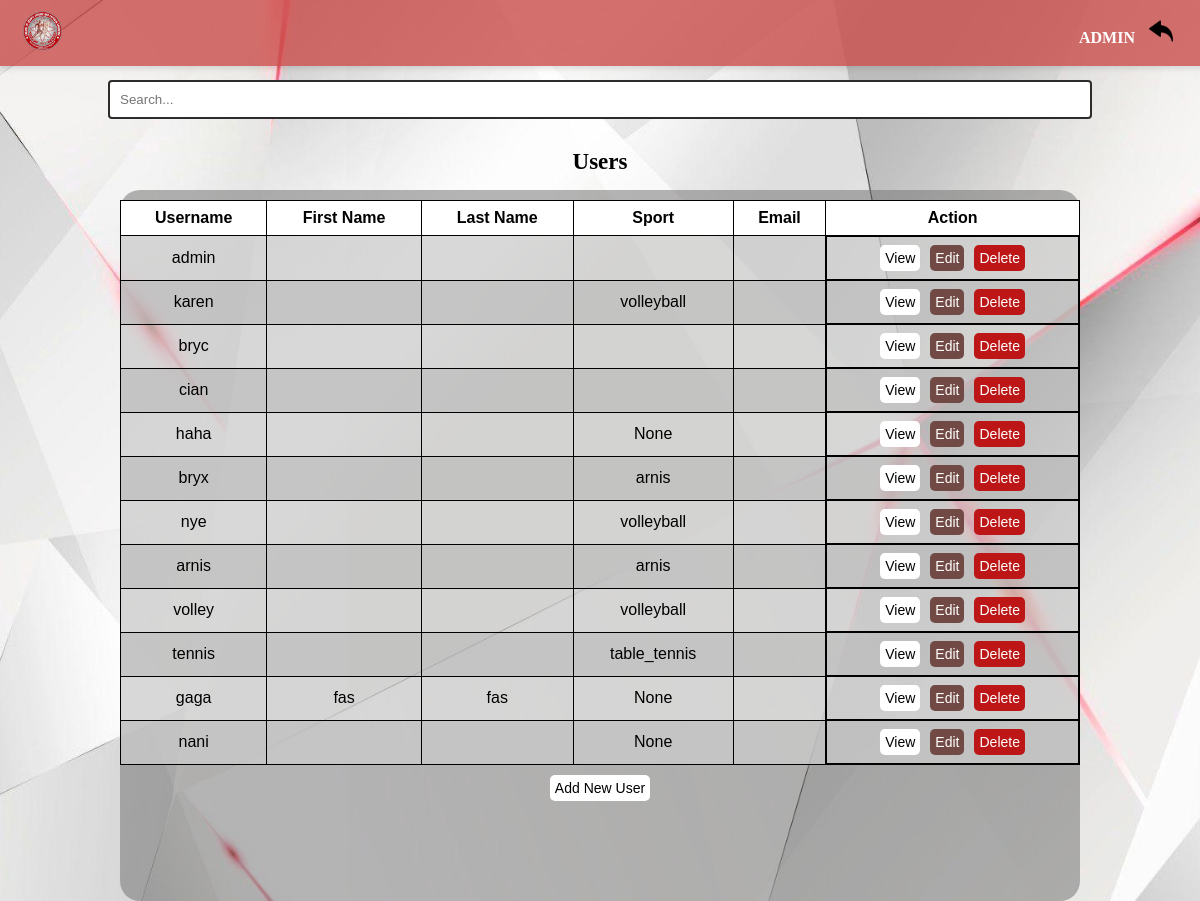
Page /admin_users/ (signed in) on the committed database.
### myapp/models.py (models this page shows, shortened)
class CustomUser(AbstractUser):
    SPORT_CHOICES = [
        ('arnis', 'Arnis'),
        ('volleyball', 'Volleyball'),
        ('table_tennis', 'Table Tennis'),
    ]
    userID = models.AutoField(primary_key=True)
    username = models.CharField(max_length=255, unique=True)
    password = models.CharField(max_length=255)  # This field will store hashed passwords
    sport = models.CharField(max_length=20, choices=SPORT_CHOICES, blank=True, null=True)
    is_superuser = models.BooleanField(blank=True, null=True)
    is_admin = models.BooleanField(blank=True, null=True)
    is_staff = models.BooleanField(blank=True, null=True)
    groups = models.ManyToManyField(
        Group,
        blank=True,
        related_name='customuser_set',
        verbose_name='groups'
    )
    user_permissions = models.ManyToManyField(
        Permission,
        blank=True,
        related_name='customuser_set',
        verbose_name='user permissions'
    )
    def __str__(self):
        return self.username

### myapp/views.py (the view)
    @login_required(login_url='/admin_login')  # Specify admin_login URL
    def _wrapped_view(request, *args, **kwargs):
        if request.user.is_admin:  # Check if the user is an admin
            return view_func(request, *args, **kwargs)
        else:
            messages.error(request, "You are not authorized to access the admin area.")
            return redirect('myapp:admin_login')  # Redirect non-admin users to the admin login page

### myapp/views.py (called while the page is built, shortened)
def admin_required(view_func):
    @login_required(login_url='/admin_login')  # Specify admin_login URL
    def _wrapped_view(request, *args, **kwargs):
        if request.user.is_admin:  # Check if the user is an admin
            return view_func(request, *args, **kwargs)
        else:
            messages.error(request, "You are not authorized to access the admin area.")
            return redirect('myapp:admin_login')  # Redirect non-admin users to the admin login page
    return _wrapped_view

@admin_required
def admin_user_management_view(request):
    users = CustomUser.objects.all()  # Fetch all users
    context = {
        'users': users,
        'username': request.user,
    }
    return render(request, 'admin/admin_users.html', context)

### myapp/templates/admin/admin_users.html (shortened to what this page needs)
{% load static %}
<!DOCTYPE html>
<html lang="en">
<head>
    <link rel="stylesheet" href="{% static 'css/admin_history.css' %}">
</head>
<header>
    <div class="navbar">
    <div class="logo">
        <img src="{% static 'img/csspe.png' %}" alt="Logo">
    </div>
    <div class="nav-links">
        <ul>
            <li>
                <span>{{ username|upper  }}</span>
            </li>
            <li>
                <a href="javascript:history.back()">
                    <img src="{% static '/img/back.png'%}"  alt="Match History" class="icon" placeholder="icon" />
                </a>
            </li>
        </ul>
    </div>
</div>
</header>
<body>
    <div class="search-container">
        <input type="text" class="search-bar" id="search-input" placeholder="Search...">
    </div>
<h1>Users</h1>
<div class= "container">
<table border="1" id="history-table">
    <thead>
        <tr>
            <th>Username</th>
            <th>First Name</th>
            <th>Last Name</th>
            <th>Sport</th>
            <th>Email</th>
            <th>Action</th>
        </tr>
    </thead>
    <tbody>
        {% for user in users %}
        <tr>
            <td>{{ user.username }}</td>
            <td>{{ user.first_name }}</td>
            <td>{{ user.last_name }}</td>
            <td>{{ user.sport }}</td>
            <td>{{ user.email_address }}</td>
            <td class="action-buttons">
                <a href="{% url 'myapp:admin_view_user' user.userID %}">
                    <button class="btn view-btn">View</button>
                </a>
                <a href="{% url 'myapp:admin_edit_user' user.userID %}">
                    <button class="btn edit-btn">Edit</button>
                </a>
                <a href="{% url 'myapp:admin_delete_user' user.userID %}"
                   onclick="return confirm('Are you sure you want to delete this user?');">
                    <button class="btn delete-btn">Delete</button>
                </a>
            </td>
        </tr>
        {% endfor %}
    </tbody>
</table>
<div class="add-button-container">
    <a href="{% url 'myapp:admin_add_user' %}">
        <button class="btn view-btn">Add New User</button>
    </a>
</div>
</div>
</body>
</html>

### myapp/static/css/admin_history.css (style rules this page uses)
body { background-image: url('/static/img/log.png'); background-size: cover; background-position: center; background-repeat: no-repeat; background-attachment: fixed; font-family: Georgia, 'Times New Roman', Times, serif; margin: 0; padding: 0; position: relative; }
.action-buttons { display: flex; gap: 10px; justify-content: center; }
.btn { padding: 8px 12px; border: none; border-radius: 5px; cursor: pointer; font-size: 14px; transition: background-color 0.3s ease, transform 0.1s ease; }
.add-button-container { margin-top: 10px; }
.view-btn { background-color: #fff; padding: 5px; border-radius: 5px; text-decoration: none; color: #000000; }
.edit-btn { background-color: #714a45; padding: 5px; border-radius: 5px; text-decoration: none; color: #ffff; }
.delete-btn { background-color: #bc1616; padding: 5px; border-radius: 5px; text-decoration: none; color: #ffff; }
.navbar { background-color: #ca4f4dcd; color: #fff; display: flex; justify-content: space-between; align-items: center; padding: 3px; font-weight: bold; position: fixed; margin: 0; width: 100%; top: 0; z-index: 1000; box-shadow: 0px 3px 5px rgba(0, 0, 0, 0.1); }
.logo img { height: 40px; margin-left: 20px; }
.nav-links ul { list-style: none; margin-right: 20px; padding: 0; }
.nav-links ul li { display: inline; padding-right: 10px; }
.nav-links ul li a { color: #0b0b0b; text-decoration: none; }
.container { font-family: 'Franklin Gothic Medium', 'Arial Narrow', Arial, sans-serif; background-color: #74747488; margin: 0 auto; width: 80%; padding-top: 10px; border-radius: 20px; padding-bottom: 100px; text-align: center; box-sizing: border-box; justify-content: space-around; }
.icon { width: 24px; height: 24px; }
img { transition: filter 0.3s; }
h1 { font-size: 23px; padding-top: 80px; padding-bottom: 15px; margin: 0 auto; text-align: center; }
table { width: 100%; border-collapse: collapse; }
table, th, td { border: 1px solid #000000; }
th, td { text-align: center; padding: 8px; }
th { background-color: #ffff; }
td { background-color: #ffffff78; }
tr:nth-child(even) { background-color: #74747488; }
.search-container { margin: 0 auto; display: flex; justify-content: center; align-items: center; margin-top: 80px; margin-bottom: -50px; }
.search-bar { padding: 10px; width: 80%; border: 2px solid #2c2c2c; border-radius: 4px; }

### rows in the picture
CustomUser: username "ADMIN", username "admin"
CustomUser: username "karen", sport "volleyball"
CustomUser: username "bryc"
CustomUser: username "cian"
CustomUser: username "haha", sport "None"
CustomUser: username "bryx", sport "arnis"
CustomUser: username "nye", sport "volleyball"
CustomUser: username "arnis", sport "arnis"
CustomUser: username "volley", sport "volleyball"
CustomUser: username "tennis", sport "table_tennis"
CustomUser: username "gaga", first_name "fas", last_name "fas", sport "None"
CustomUser: username "nani", sport "None"
